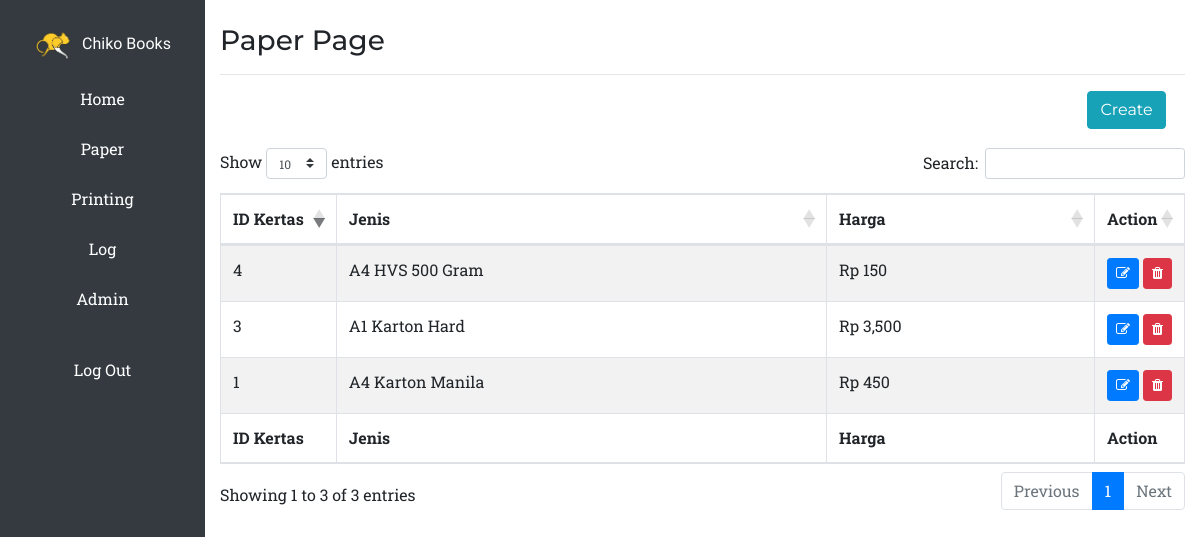
Before: /admin/paper.php (signed in) with the older database file.
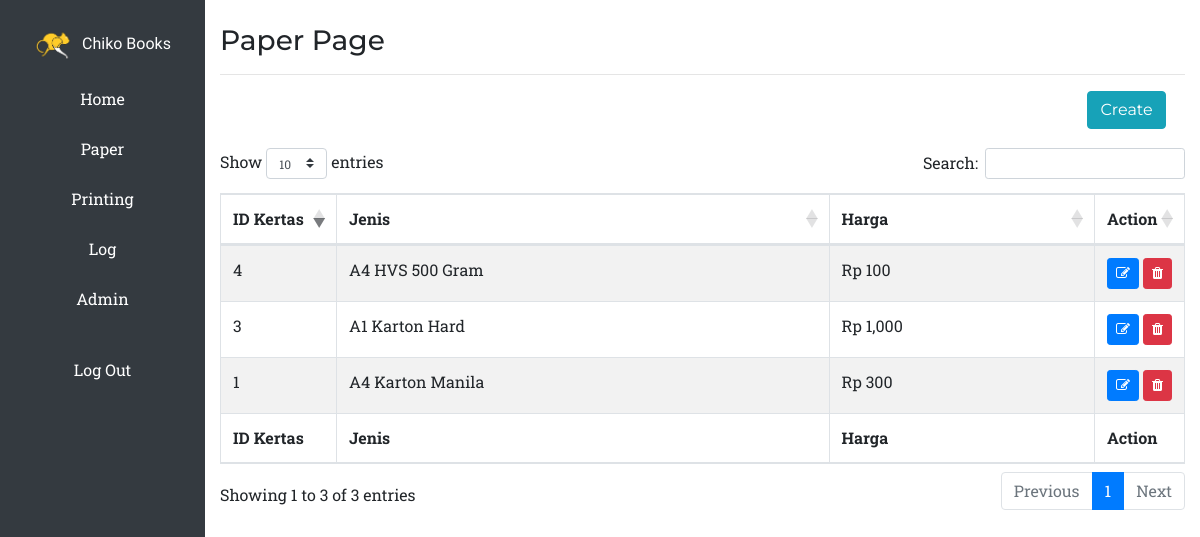
After: the same page with the newer database file.
### tables this page shows
CREATE TABLE IF NOT EXISTS `kertas` (
  `id_kertas` int(11) NOT NULL AUTO_INCREMENT,
  `jenis` text NOT NULL,
  `harga` double NOT NULL,
  PRIMARY KEY (`id_kertas`)
);

### admin/paper.php (the view, shortened to what this page needs)
<?php
  include "../config.php";
?>
<!DOCTYPE html>
<html lang="en">
  <head>
    <?php include "../cdn.php"; ?>
    <link href="../assets/css/primary.css" rel="stylesheet">
    <link href="assets/css/navbar.css" rel="stylesheet">
    <link href="assets/css/paper.css" rel="stylesheet">
  </head>
  <body>
    <div class="row">
      <?php
        include "navbar.php";
      ?>
      <div class="col-10">
        <br>
        <div class="container">
          <h3>Paper Page</h3>
          <hr>
          <div class="row">
          	<div class="col-12 text-right">
          			<button type="button" class="btn btn-info create" data-toggle="modal" data-target="#modal-create">
          				Create
          			</button>
          		</div>
          </div>
          <table id="example" class="table table-striped table-bordered" style="width:100%">
            <thead>
              <tr>
          			<th>ID Kertas</th>
                <th>Jenis</th>
                <th>Harga</th>
                <th>Action</th>
              </tr>
            </thead>
          	<tbody>
          		<?php
                $line = "SELECT * FROM kertas";
                $query = mysqli_query($conn, $line);
                while ($kertas = mysqli_fetch_array($query, MYSQLI_ASSOC)):
              ?>
          			<tr>
          				<td><?php echo $kertas['id_kertas']; ?></td>
          				<td><?php echo $kertas['jenis']; ?></td>
          				<td>Rp <?php echo number_format($kertas['harga']); ?></td>
          				<td>
          					<a href="#" class="btn btn-sm btn-primary" data-toggle="modal" data-target="#modal-edit<?php echo $kertas['id_kertas']; ?>">
                      <i class="fa fa-edit"></i>
                    </a>
                    <a href="#" class="btn btn-sm btn-danger" onclick="del('<?php echo $kertas['id_kertas']; ?>');">
                      <i class="fa fa-trash act"></i>
                    </a>
          				</td>
          			</tr>
              <?php
                endwhile;
              ?>
          	</tbody>
          	<tfoot>
              <tr>
                <th>ID Kertas</th>
                <th>Jenis</th>
                <th>Harga</th>
                <th>Action</th>
              </tr>
            </tfoot>
          </table>
        </div>
      </div>
    </div>
  </body>
</html>

Changed rows visible on the page:
changed kertas "A4 Karton Manila": harga "450" → "300"
changed kertas "A1 Karton Hard": harga "3,500" → "1,000"
changed kertas "A4 HVS 500 Gram": harga "150" → "100"
